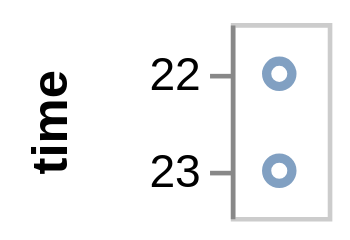

Source (Vega-Lite JSON):
### Vega specification from a JSON file in a GitHub repository (floating-point values rounded to 4 significant figures)
{"$schema": "https://vega.github.io/schema/vega/v3.0.json", "description": "Google's stock price over time.", "autosize": "pad", "padding": 5, "style": "cell", "data": [{"name": "source_0", "values": [{"date": "10 Oct 2011 22:48:00"}, {"date": "11 Oct 2022 23:00:00"}]}, {"name": "data_0", "source": "source_0", "transform": [{"type": "formula", "expr": "toDate(datum[\"date\"])", "as": "date"}, {"type": "formula", "as": "hours_date", "expr": "datetime(0, 0, 1, hours(datum[\"date\"]), 0, 0, 0)"}]}], "signals": [{"name": "width", "update": "21"}, {"name": "y_step", "value": 21}, {"name": "height", "update": "bandspace(domain('y').length, 1, 0.5) * y_step"}], "marks": [{"name": "marks", "type": "symbol", "role": "point", "style": ["point"], "from": {"data": "data_0"}, "encode": {"update": {"x": {"signal": "width", "mult": 0.5}, "y": {"scale": "y", "field": "hours_date"}, "stroke": {"value": "#4c78a8"}, "fill": {"value": "transparent"}, "opacity": {"value": 0.7}}}}], "scales": [{"name": "y", "type": "point", "domain": {"data": "data_0", "field": "hours_date", "sort": true}, "range": {"step": {"signal": "y_step"}}, "round": true, "padding": 0.5}], "axes": [{"title": "time", "scale": "y", "labelOverlap": true, "orient": "left", "zindex": 1, "encode": {"labels": {"update": {"text": {"signal": "timeFormat(datum.value, '%H')"}}}}}], "config": {"axis": {"domainColor": "#888", "tickColor": "#888"}, "axisY": {"minExtent": 30}, "style": {"cell": {"fill": "transparent", "stroke": "#ccc"}}}}
